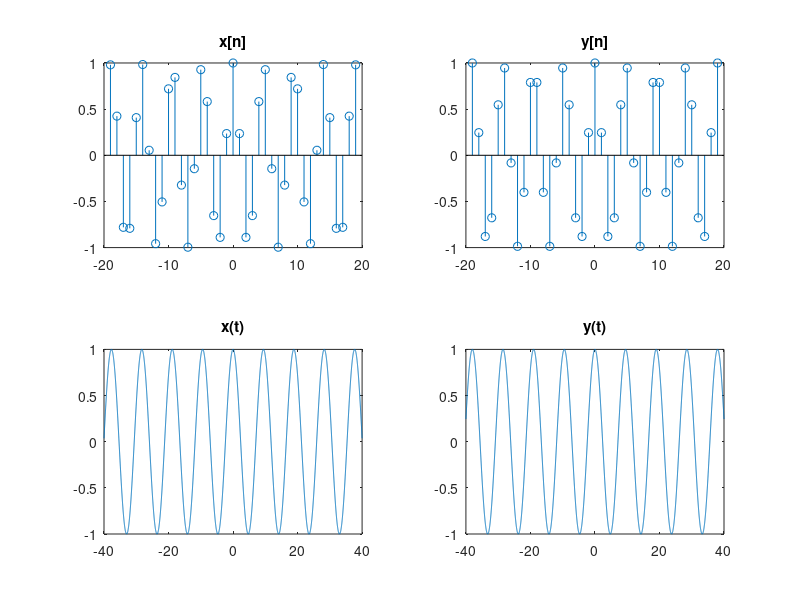

MATLAB code for this plot:
T= 2;
n= -19:19;
x= cos(2*(n*T) ./3);
y= cos(8*pi*(n*T) ./38);

subplot(2,2,1);
stem(n,x);title('x[n]');
subplot(2,2,2);
stem(n,y);title('y[n]');

t = linspace(-40, 40,8000);
x_2= cos(2*(t) ./3);
y_2= cos(8*pi*(t) ./38);

subplot(2,2,3);
plot(t,x_2);title('x(t)');
subplot(2,2,4);
plot(t,y_2);title('y(t)');

